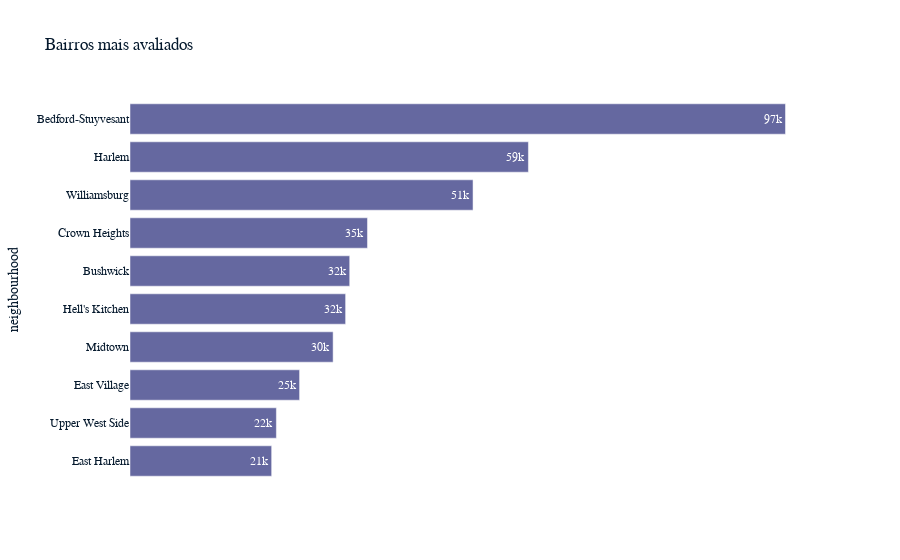

Here is the notebook cell this chart was saved with:
### Markdown cell above
A análise do código Python foca em dados de anúncios de hospedagem, dividida em três partes principais:

1. **Análise de Avaliações:**
   - `best_reviews`: Seleciona os 5 anúncios com mais avaliações, indicando popularidade.
   - `worst_reviews`: Escolhe os 5 anúncios com menos avaliações, sugerindo menor interesse.

2. **Bairros Populares:**
   - `neighbourhood_reviews`: Agrupa anúncios por bairro, somando e ordenando as avaliações para identificar os 5 bairros mais comentados.

3. **Resultados:**
   - Exibe informações dos anúncios mais e menos populares e lista os bairros mais comentados.

Essa análise ajuda tanto anfitriões quanto hóspedes a entender quais anúncios e bairros são mais atraentes na plataforma.

### Code cell
import plotly.express as px

# Gráfico de barras horizontais para os bairros mais comentados, sem linhas de grade e sem valores do eixo x
neighbourhood_reviews = listings.groupby('neighbourhood')['number_of_reviews'].sum().sort_values(ascending=True).tail(10)
fig_neighbourhood_reviews = px.bar(neighbourhood_reviews, y=neighbourhood_reviews.index, x=neighbourhood_reviews.values, 
                                   title='Bairros mais avaliados',
                                   labels={'y': 'Bairro', 'x': 'Número Total de Comentários'},
                                   orientation='h',
                                   text_auto='.2s')  # Adiciona o total das linhas y por extenso
fig_neighbourhood_reviews.update_layout(xaxis_showgrid=False, yaxis_showgrid=False, xaxis={'visible': False})  # Remove as linhas de grade e os valores do eixo x
fig_neighbourhood_reviews.show()

### Figure 1 — Plotly figure (JSON) as saved in the notebook; plotly's stock layout.template omitted (floating-point values rounded to 4 significant figures)
{"data": [{"alignmentgroup": "True", "hovertemplate": "Número Total de Comentários=%{x}<br>neighbourhood=%{y}<extra></extra>", "legendgroup": "", "marker": {"color": "#6568a0", "pattern": {"shape": ""}}, "name": "", "offsetgroup": "", "orientation": "h", "showlegend": false, "textposition": "auto", "texttemplate": "%{x:.2s}", "x": [20940, 21639, 25068, 30025, 31872, 32477, 35104, 50707, 58892, 96895], "xaxis": "x", "y": ["East Harlem", "Upper West Side", "East Village", "Midtown", "Hell's Kitchen", "Bushwick", "Crown Heights", "Williamsburg", "Harlem", "Bedford-Stuyvesant"], "yaxis": "y", "type": "bar"}], "layout": {"xaxis": {"anchor": "y", "domain": [0, 1], "title": {"text": "Número Total de Comentários"}, "showgrid": false, "visible": false}, "yaxis": {"anchor": "x", "domain": [0, 1], "title": {"text": "neighbourhood"}, "showgrid": false}, "legend": {"tracegroupgap": 0}, "title": {"text": "Bairros mais avaliados"}, "barmode": "relative"}}
